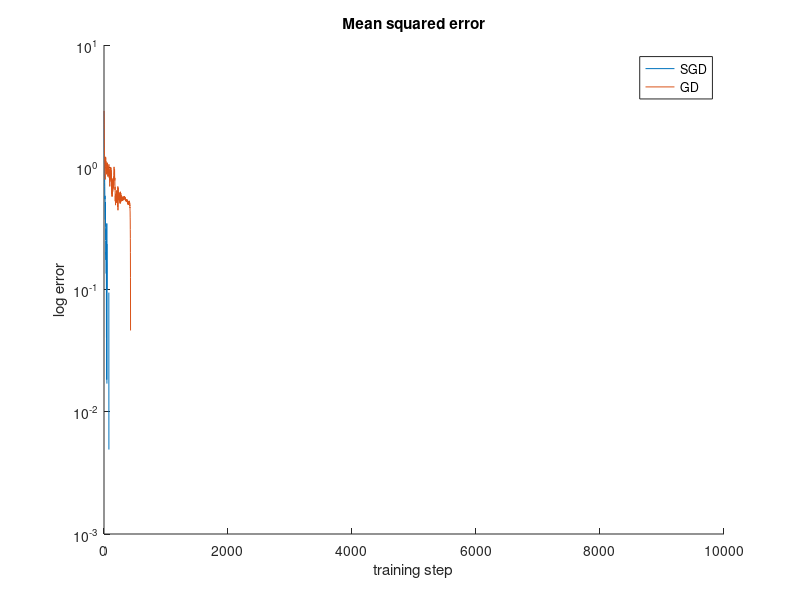
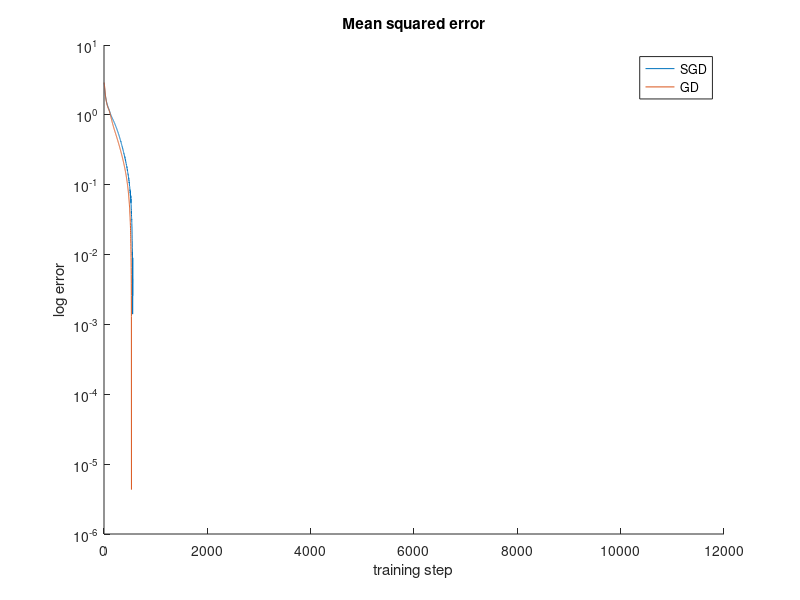
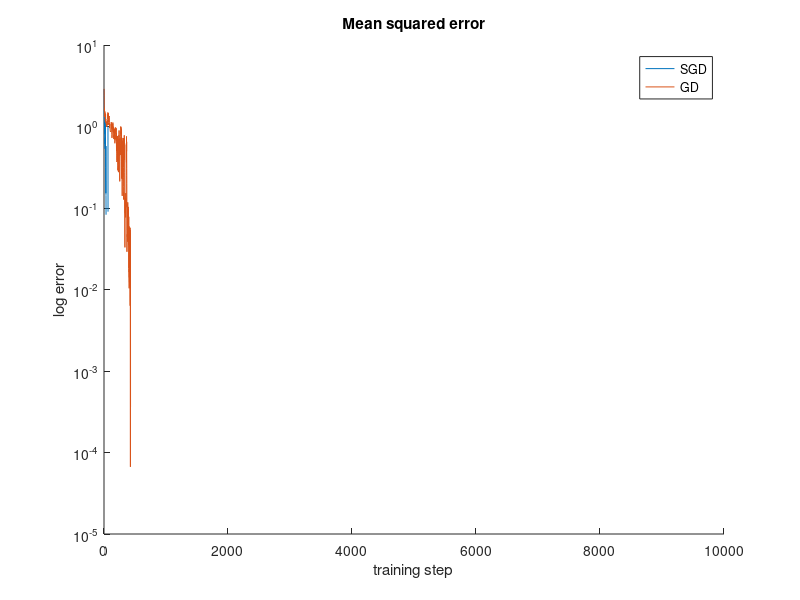
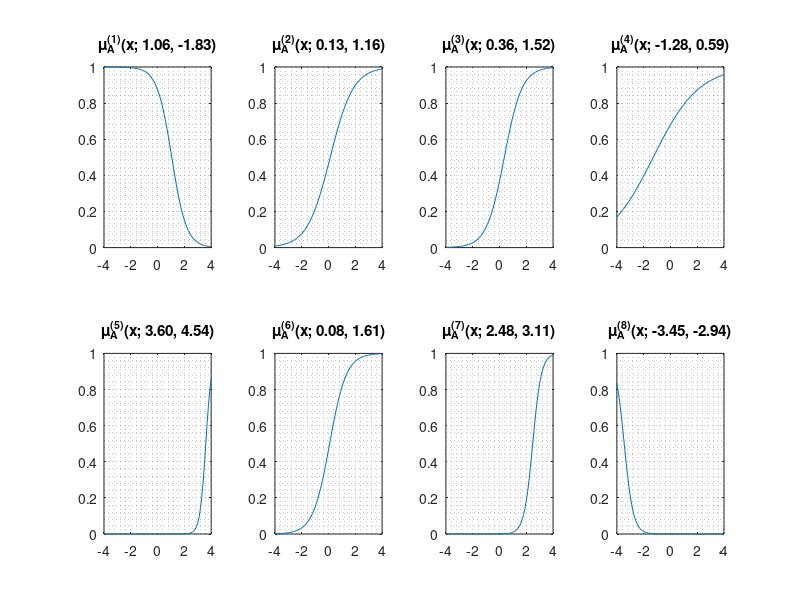

The MATLAB source for these figures, in order:
%% 20 pravila
load('data')

%%
figure, hold on
semilogy(log10(SGD_errors))
semilogy(log10(GD_errors))
legend SGD GD
title 'Mean squared error'
xlabel 'training step'
ylabel 'log error'

%%
figure, hold on
semilogy(log10(SGD_low_train_rate))
semilogy(log10(GD_low_train_rate))
legend SGD GD
title 'Mean squared error'
xlabel 'training step'
ylabel 'log error'

%%
figure, hold on
semilogy(log10(SGD_high_train_rate))
semilogy(log10(GD_high_train_rate))
legend SGD GD
title 'Mean squared error'
xlabel 'training step'
ylabel 'log error'

%%
X = -4 : 0.1 : 4;
Y = -4 : 0.1 : 4;
for i = 1 : 8
    membershipA(i, :) = 1 ./ (1 + exp(-Ab(i) .* (X - Aa(i))));
    membershipB(i, :) = 1 ./ (1 + exp(-Bb(i) .* (X - Ba(i))));
end

%%
figure
for i = 1 : 8
    subplot(2, 4, i), plot(X, membershipA(i, :))
    xlim([-4, 4]), ylim([0, 1])
    title(sprintf('\\mu_A^{(%d)}(x; %.2f, %.2f)', i, Aa(i), Ab(i)))
    grid minor
end

%%
figure
for i = 1 : 8
    subplot(2, 4, i), plot(Y, membershipB(i, :))
    xlim([-4, 4]), ylim([0, 1])
    title(sprintf('\\mu_B^{(%d)}(y; %.2f, %.2f)', i, Ba(i), Bb(i)))
    grid minor
end

%%
[X2, Y2] = meshgrid(X, Y);
figure
for i = 1 : 8
    [mx, my] = meshgrid(membershipA(i, :), membershipB(i, :));
    Z(i, :, :) = mx .* my;
    w = reshape(Z(i, :, :), length(X), length(Y));
    subplot(2, 4, i), surf(X2, Y2, w, 'EdgeColor', 'None'), colormap jet
    xlim([-4, 4]), ylim([-4, 4]), zlim([0, 1]), grid minor, title(sprintf('P_%d', i))
end

%%
figure
for i = 1 : 8
    transfer(i, :, :) = p(i) * X2 + q(i) * Y2 + r(i);
    w = reshape(transfer(i, :, :), length(X), length(Y));
    subplot(2, 4, i), surf(X2, Y2, w, 'EdgeColor', 'None'), colormap jet
    xlim([-4, 4]), ylim([-4, 4]), grid minor, title(sprintf('T_%d(x, y; %.2f, %.2f, %.2f)', i, p(i), q(i), r(i)))    
end

%%
figure
Ztotal = sum(Z, 1);
for i = 1 : 8   
    w = reshape(transfer(i, :, :) .* Z(i, :, :) ./ Ztotal(1, :, :), length(X), length(Y));
    subplot(2, 4, i), surf(X2, Y2, w, 'EdgeColor', 'None'), colormap jet
    xlim([-4, 4]), ylim([-4, 4]), grid minor, title(sprintf('P_%d T_%d', i, i))
end

%%
figure
total(:, :) = reshape(transfer(1, :, :) .* Z(1, :, :) ./ Ztotal(1, :, :), length(X), length(Y));
for i = 2 : 8
    total(:, :) = total(:, :) + reshape(transfer(i, :, :) .* Z(i, :, :) ./ Ztotal(1, :, :), length(X), length(Y));
end
surf(X2, Y2, total, 'EdgeColor', 'None'), colormap jet, title 'Naučena funkcija', grid minor

%%
figure
f = ((X2 - 1) .^ 2 + (Y2 + 2) .^ 2 - 5 * X2 .* Y2 + 3) .* cos(X2./5) .^ 2;
surf(X2, Y2, f, 'EdgeColor', 'None'), colormap jet
title 'Zadana funkcija', grid minor

%%
figure
surf(X2, Y2, (total - f), 'EdgeColor', 'None'), colormap jet
title 'Razlika', grid minor